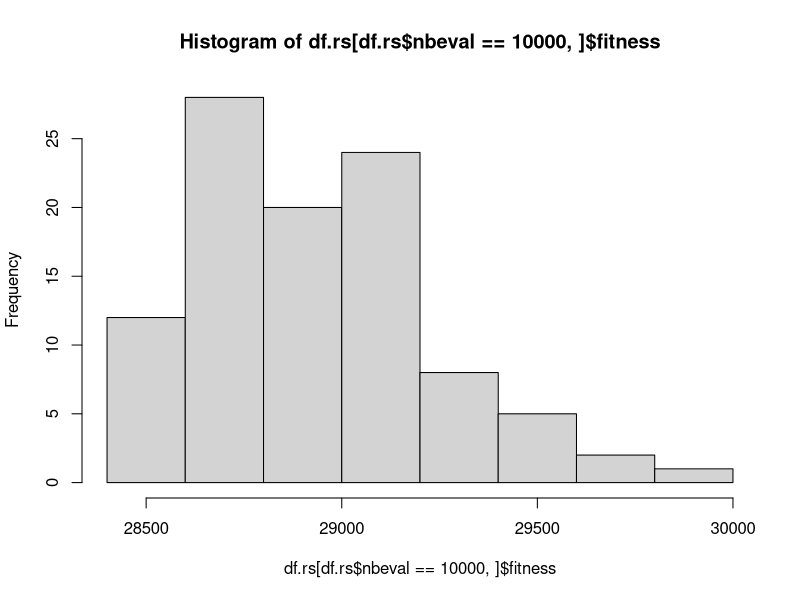
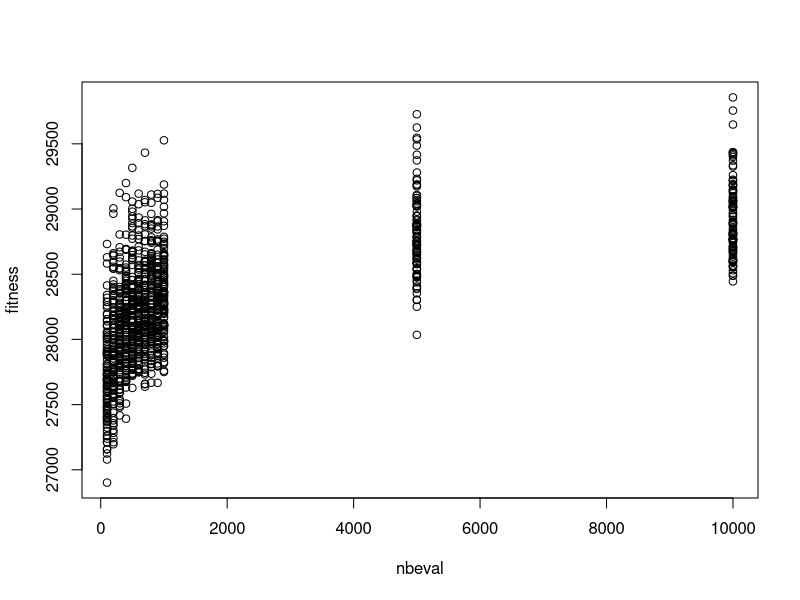
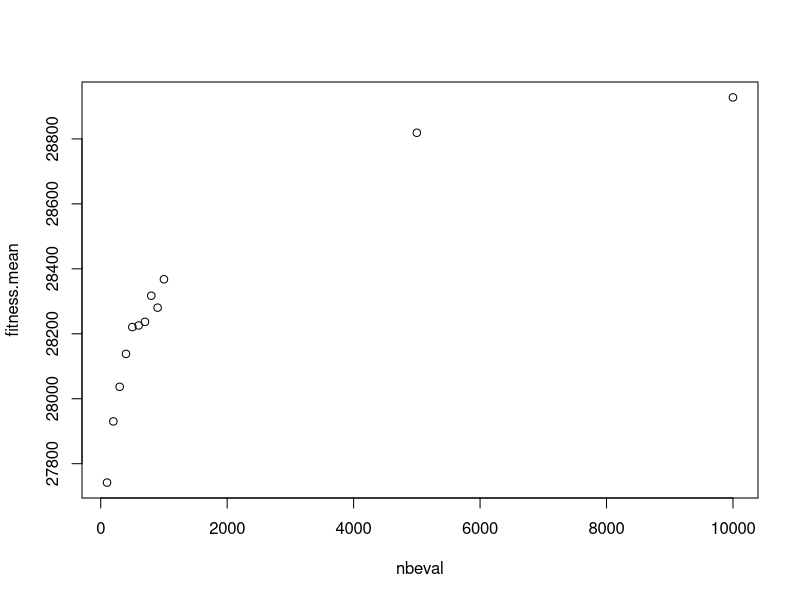
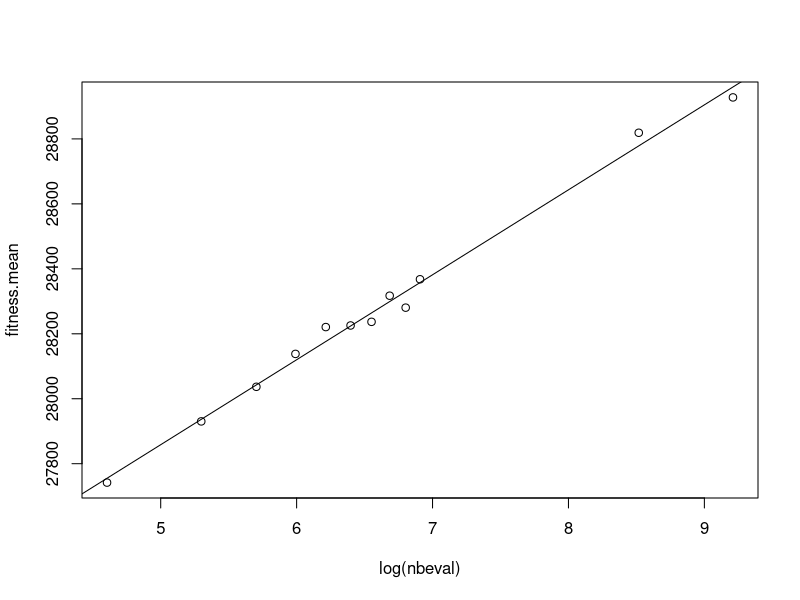
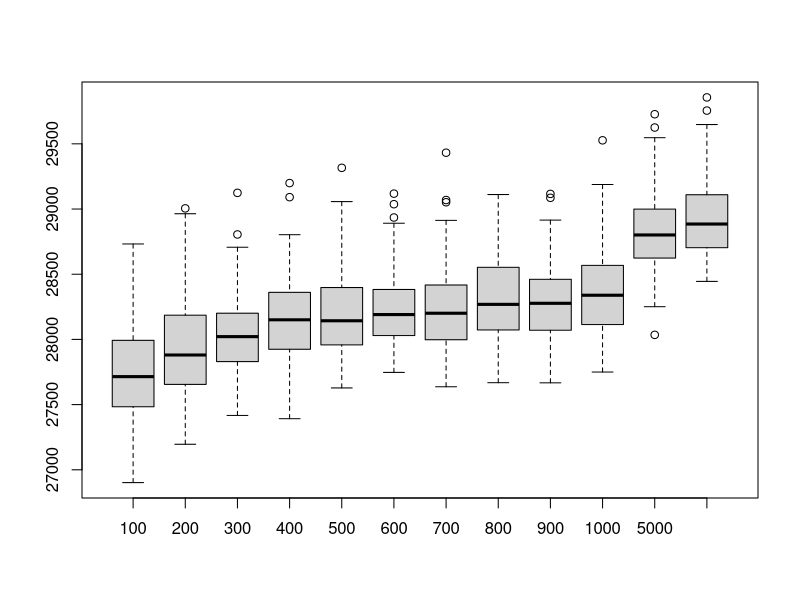
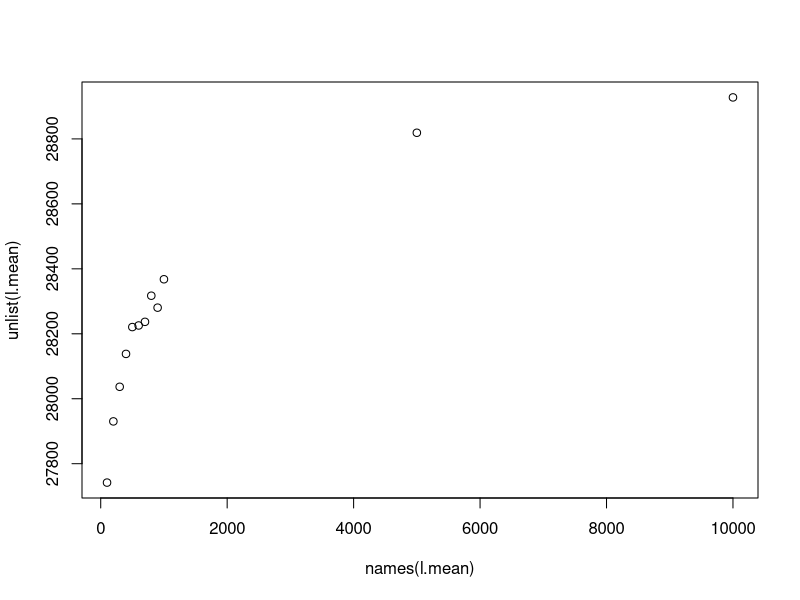
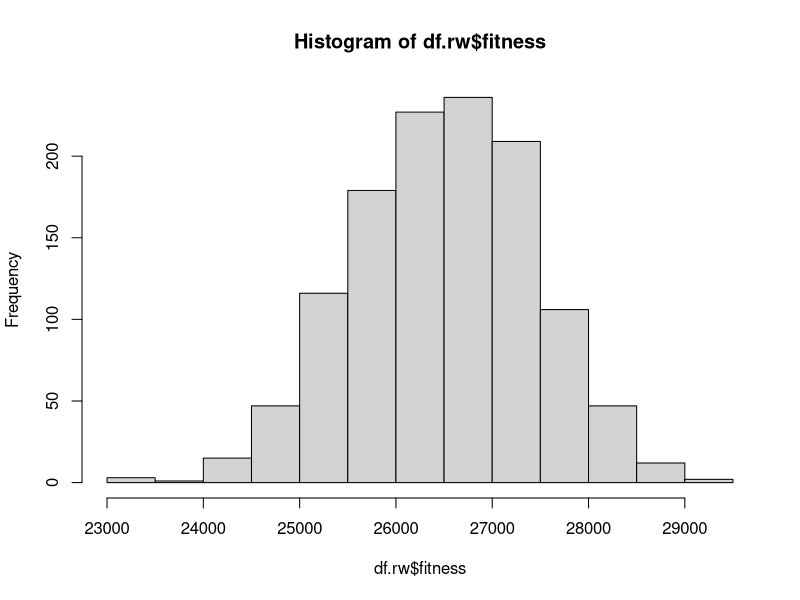
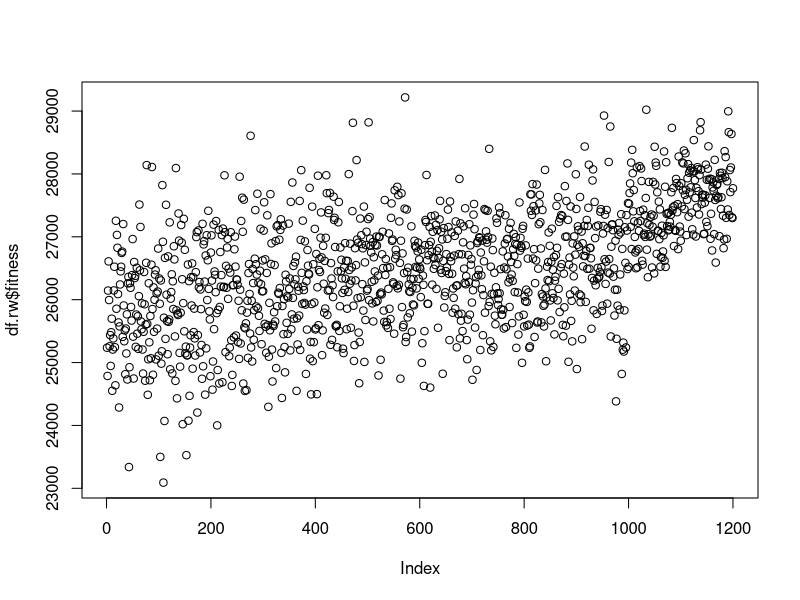

Source code (R) for these figures, in order:
# Author : SV
# date 2015/10/12

############################
# recherche alÃ©atoire

# lit les donnÃ©es des recherches alÃ©atoires
df.rs <- read.table("rs.csv", sep = ";")

# vÃ©rification du fichier: affiche les premiÃ¨res lignes
names(df.rs) <- c("nbeval", "fitness")

# histogramme pour un nombre d'Ã©valuation 10000 : nota, la distribution n'est pas gaussienne
hist(df.rs[df.rs$nbeval == 10000,]$fitness)

# calcul de la moyenne
mean(df.rs[df.rs$nbeval == 10000,]$fitness)

# rÃ©sumÃ© des principales statistiques
summary(df.rs[df.rs$nbeval == 10000,]$fitness)

# nuage de points des fitness obtenues en fonction du nombre d'Ã©valuation
plot(fitness ~ nbeval, data = df.rs)

# chargement de la librairie doBy
library(doBy)

# calcul des moyennes de fitness en fonction du nombre d'Ã©valuation
df.rs.mean <- summaryBy(fitness ~ nbeval, data = df.rs)

# plot correspondant
plot(fitness.mean ~ nbeval, data = df.rs.mean)

# grosso modo, on a l'impression que les donnÃ©es suivent une loi logarithmique
# d'ailleur, on peut tracer avec le log:
plot(fitness.mean ~ log(nbeval), data = df.rs.mean)

# et mÃªme fitter un modÃ¨le linÃ©aire
model <- lm(fitness.mean ~ log(nbeval), data = df.rs.mean)

# trace la droite de rÃ©gression
abline(model)
# donne le descriptif du modÃ¨le : noter un trÃ¨s bon coefficient R^2
summary(model)

## Remarque : sans la librairie doBy 

# split des donnÃ©es selon les valeur en ligne (obtient alors une liste)
l <- split(df.rs$fitness, factor(df.rs$nbeval))

# boite a moustache (boxplot) de la fitness en fonction du nombre d'Ã©valuation (attention echelle non respectÃ©e en abscisse)
boxplot(l)

# calcul des moyennes (nota: R est un langage fonctionnel)
l.mean <- lapply(l, FUN = mean)

# et le plot fitness vs. moyenne
plot(names(l.mean), unlist(l.mean))


############################
# marche alÃ©atoire

# lit les donnÃ©es de la marche alÃ©atoire
df.rw <- read.table("rw.csv", sep = ";")

# vÃ©rification du fichier: affiche les premiÃ¨res lignes
names(df.rw) <- c("nbeval", "fitness")

# histogramme des fitness : nota, la distribution n'est pas gaussienne
hist(df.rw$fitness)

# fitness en fonction du nombre d'itÃ©ration. Nota : les variations sont "alÃ©atoires" mais bornÃ©es.
plot(df.rw$fitness)

# calcul de la fonction d'autocorrelation : beaucoup de correlation entre les fitness des solutions voisines
cors <- acf(df.rw$fitness)

# le premier coefficient d'autocorrelation est trÃ¨s proche de 1:
print(cors[1])

